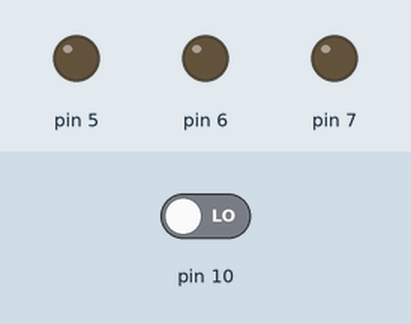
This sketch was run on a simulated Arduino Uno, built with avr-gcc and run on an emulated ATmega328P. Parts: output pins drawn as LEDs (lit = HIGH). Dashed ring = blinking. Inputs (shaded band) come from the test bench; at power-on: pin 10 LOW.

Above: at 1.3 s.
1.4 s: pin 10 driven HIGH
At 1.9 s:
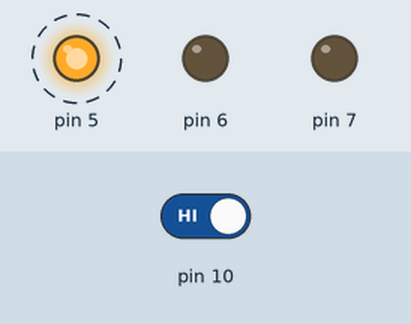
At 2.4 s:
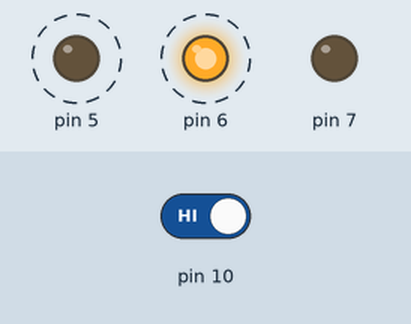
4.4 s: pin 10 driven LOW
At 5.1 s:
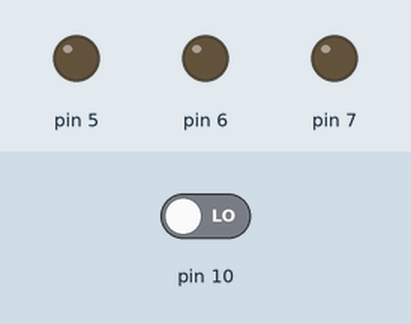
Timing chart, 0 to 7.4 s (numbered marks = the images above; inputs shaded):
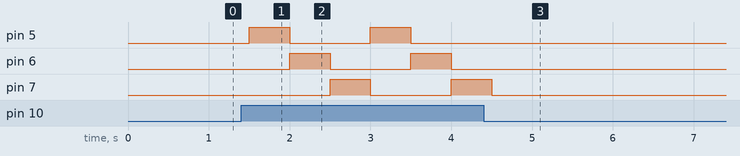

Measured:
- after the input at 1.4 s, pin 5: alternates HIGH for 0.50 s and LOW for 1.0 s, starting after 0.10 s; pin 6: alternates HIGH for 0.50 s and LOW for 1.0 s, starting after 0.60 s; pin 7: LOW → HIGH after 1.1 s, → LOW 0.50 s later, → HIGH 1.0 s later
- after the input at 4.4 s, pin 5, pin 6: stops changing and stays LOW; pin 7: goes on until 4.5 s, then stays LOW

The sketch:

L02_20220726choi_2.ino
```cpp
int i =0;
void setup()
{
 pinMode(5, OUTPUT);
 pinMode(6, OUTPUT);
 pinMode(7, OUTPUT);
 pinMode(10,INPUT);

}

void loop()
{
 if(digitalRead(10)==HIGH)
 {
  digitalWrite(5, (i%3)==0);
  digitalWrite(6, (i%3)==1);
  digitalWrite(7, (i%3)==2);
 }
 else if(digitalRead(10)==LOW)
 {
  digitalWrite(5, LOW);
  digitalWrite(6, LOW);
  digitalWrite(7, LOW);
 }
 i++;
 delay(500);
}
```
